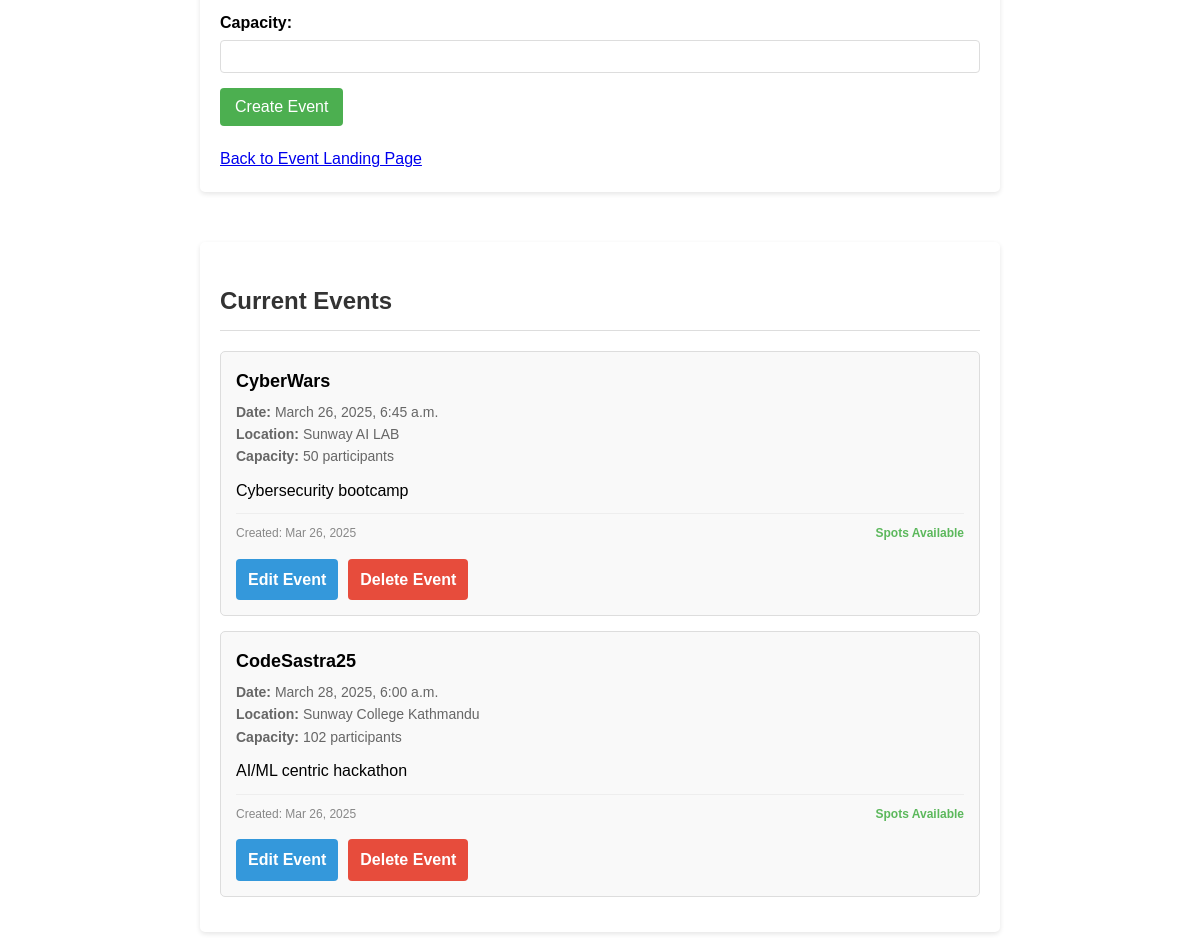
Before: /post-events/ (signed in, lower part) with the older database file.
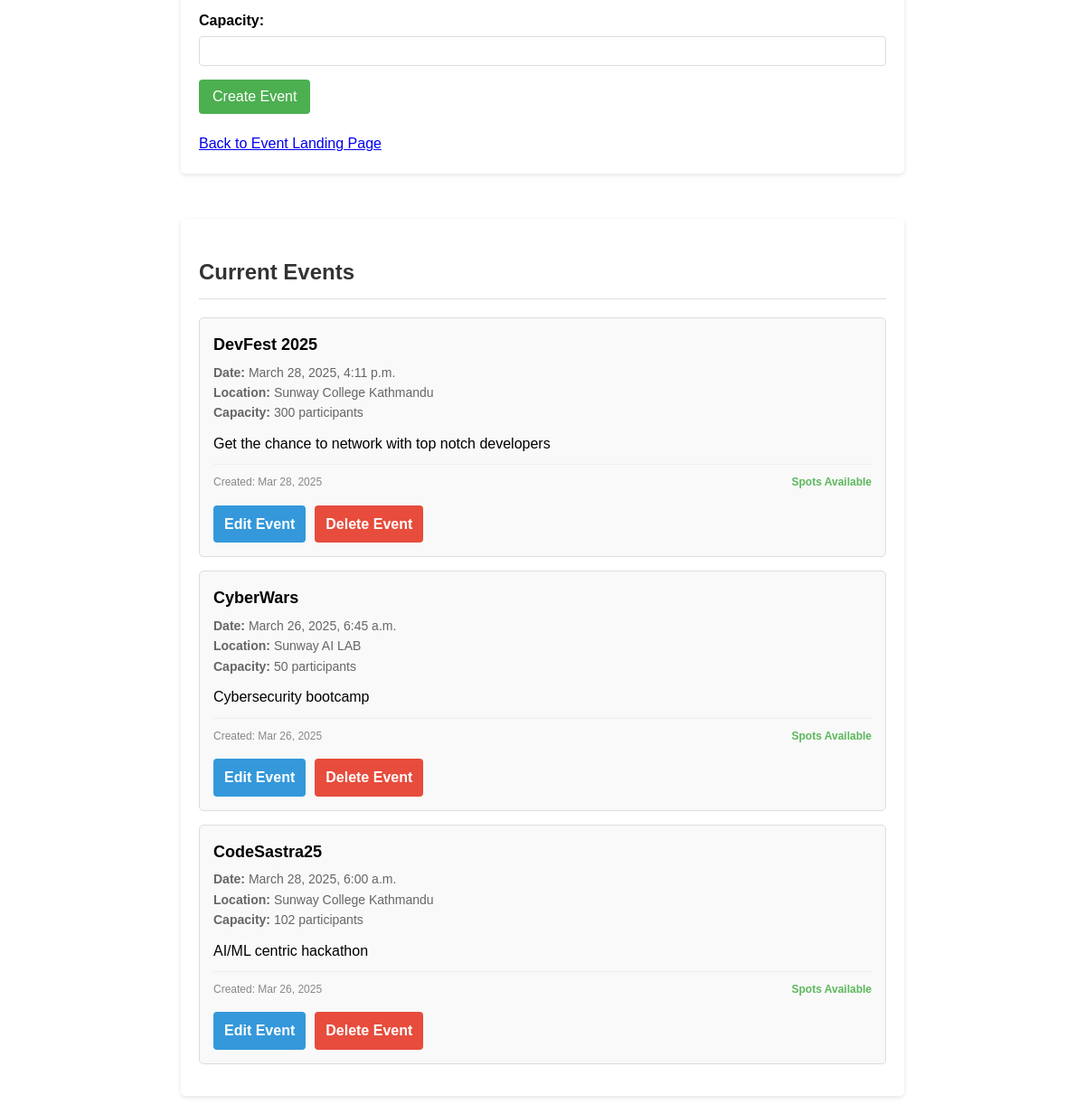
After: the same page with the newer database file.
### events/models.py (models this page shows, shortened)
class Event(models.Model):
    title = models.CharField(max_length=200)
    description = models.TextField()
    date = models.DateTimeField(default=timezone.now)
    location = models.CharField(max_length=200)
    capacity = models.PositiveBigIntegerField()
    created_at = models.DateTimeField(auto_now_add=True)
    updated_at = models.DateTimeField(auto_now=True)
    def is_full(self):
        return self.capacity <= self.registration_set.count() >= self.capacity

### events/views.py (the view, shortened to what this page needs)
# urls.py: path('post-events/', postEvents, name='postEvents'),
@login_required
def postEvents(request):
    events = Event.objects.all().order_by("-created_at")
    return render(request, "events/postEvents.html", {"events": events})

### events/templates/events/postEvents.html (shortened to what this page needs)
<!DOCTYPE html>
<html lang="en">
  <head>
  </head>
  <body>
    <div class="container">
      <section class="section">
        <form method="POST" action="">
          <div class="form-group">
            <label for="capacity">Capacity:</label>
            <input
              type="number"
              id="capacity"
              name="capacity"
              min="1"
              required
            />
          </div>
          <button type="submit">Create Event</button>
        </form>
        <div style="margin-top: 20px">
          <a href="{% url 'eventlandingPage' %}">Back to Event Landing Page</a>
        </div>
      </section>
      <section class="section event-list">
        <h2>Current Events</h2>
        {% if events %}
          {% for event in events %}
          <div class="event-card">
            <div class="event-title">{{ event.title }}</div>
            <div class="event-details">
              <strong>Date:</strong> {{ event.date|date:"F j, Y, g:i a" }} <br />
              <strong>Location:</strong> {{ event.location }} <br />
              <strong>Capacity:</strong> {{ event.capacity }} participants
            </div>
            <div class="event-description">
              {{ event.description|truncatewords:30 }}
            </div>
            <div class="event-meta">
              <span>Created: {{ event.created_at|date:"M d, Y" }}</span>
              <span>
                {% if event.is_full %}
                <strong style="color: #d9534f">Fully Booked</strong>
                {% else %}
                <strong style="color: #5cb85c">Spots Available</strong>
                {% endif %}
              </span>
            </div>
            <div class="event-actions">
              <a href="{% url 'edit_event' event.id %}" class="btn btn-edit">Edit Event</a>
              <a href="{% url 'delete_event' eventID=event.id %}" class="btn btn-delete"
                 onclick="return confirm('Are you sure you want to delete this event?');">Delete Event</a>
            </div>
          </div>
          {% endfor %}
        {% else %}
          <p class="no-events">No events have been created yet.</p>
        {% endif %}
      </section>
    </div>
  </body>
</html>

### events/templates/events/postEvents.html (style rules this page uses)
body { font-family: Arial, sans-serif; line-height: 1.6; max-width: 800px; margin: 0 auto; padding: 20px; }
h1, h2 { color: #333; border-bottom: 1px solid #ddd; padding-bottom: 10px; }
.form-group { margin-bottom: 15px; }
label { display: block; margin-bottom: 5px; font-weight: bold; }
input, textarea { width: 100%; padding: 8px; box-sizing: border-box; border: 1px solid #ddd; border-radius: 4px; }
button { background-color: #4caf50; color: white; padding: 10px 15px; border: none; border-radius: 4px; cursor: pointer; font-size: 16px; }
.container { display: flex; flex-direction: column; gap: 30px; }
.event-list { margin-top: 20px; }
.event-card { border: 1px solid #ddd; border-radius: 5px; padding: 15px; margin-bottom: 15px; background-color: #f9f9f9; }
.event-title { font-size: 18px; font-weight: bold; margin-bottom: 5px; }
.event-details { font-size: 14px; color: #666; }
.event-description { margin-top: 10px; }
.event-meta { display: flex; justify-content: space-between; font-size: 12px; color: #888; margin-top: 10px; border-top: 1px solid #eee; padding-top: 10px; }
.event-actions { margin-top: 15px; display: flex; gap: 10px; }
.btn { padding: 8px 12px; border-radius: 4px; text-decoration: none; font-weight: bold; display: inline-block; cursor: pointer; border: none; transition: background-color 0.2s; }
.btn-edit { background-color: #3498db; color: white; }
.btn-delete { background-color: #e74c3c; color: white; }
.section { background-color: #fff; border-radius: 5px; box-shadow: 0 2px 5px rgba(0, 0, 0, 0.1); padding: 20px; }

Changed rows visible on the page:
added Event: title "DevFest 2025", date "March 28, 2025, 4:11 p.m.", location "Sunway College Kathmandu", capacity "300", description "Get the chance to network with top notch developers", created_at "Mar 28, 2025", shows "Spots Available"
